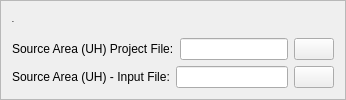
               <widget class="QFrame" name="frame_2">
                <property name="frameShape">
                 <enum>QFrame::StyledPanel</enum>
                </property>
                <property name="frameShadow">
                 <enum>QFrame::Raised</enum>
                </property>
                <layout class="QGridLayout" name="gridLayout_2">
                 <item row="1" column="0">
                  <layout class="QHBoxLayout" name="horizontalLayout_13">
                   <item>
                    <widget class="QLabel" name="label_14">
                     <property name="minimumSize">
                      <size>
                       <width>143</width>
                       <height>0</height>
                      </size>
                     </property>
                     <property name="text">
                      <string>Source Area (UH) Project File:</string>
                     </property>
                    </widget>
                   </item>
                   <item>
                    <widget class="QLineEdit" name="uh_file">
                     <property name="toolTip">
                      <string/>
                     </property>
                    </widget>
                   </item>
                   <item>
                    <widget class="QPushButton" name="select_lis">
                     <property name="text">
                      <string/>
                     </property>
                     <property name="icon">
                      <iconset resource="../button_icons.qrc">
                       <normaloff>:/icons/images/search.svg</normaloff>:/icons/images/search.svg</iconset>
                     </property>
                    </widget>
                   </item>
                  </layout>
                 </item>
                 <item row="2" column="0">
                  <layout class="QHBoxLayout" name="horizontalLayout_14">
                   <item>
                    <widget class="QLabel" name="label_15">
                     <property name="minimumSize">
                      <size>
                       <width>144</width>
                       <height>0</height>
                      </size>
                     </property>
                     <property name="text">
                      <string>Source Area (UH) - Input File:</string>
                     </property>
                    </widget>
                   </item>
                   <item>
                    <widget class="QLineEdit" name="uh_input"/>
                   </item>
                   <item>
                    <widget class="QPushButton" name="select_inp">
                     <property name="text">
                      <string/>
                     </property>
                     <property name="icon">
                      <iconset resource="../button_icons.qrc">
                       <normaloff>:/icons/images/search.svg</normaloff>:/icons/images/search.svg</iconset>
                     </property>
                    </widget>
                   </item>
                  </layout>
                 </item>
                 <item row="0" column="0">
                  <widget class="QLabel" name="label">
                   <property name="font">
                    <font>
                     <family>Georgia</family>
                     <pointsize>-1</pointsize>
                     <weight>75</weight>
                     <bold>true</bold>
                    </font>
                   </property>
                   <property name="text">
                    <string>Files</string>
                   </property>
                  </widget>
                 </item>
                </layout>
               </widget>
